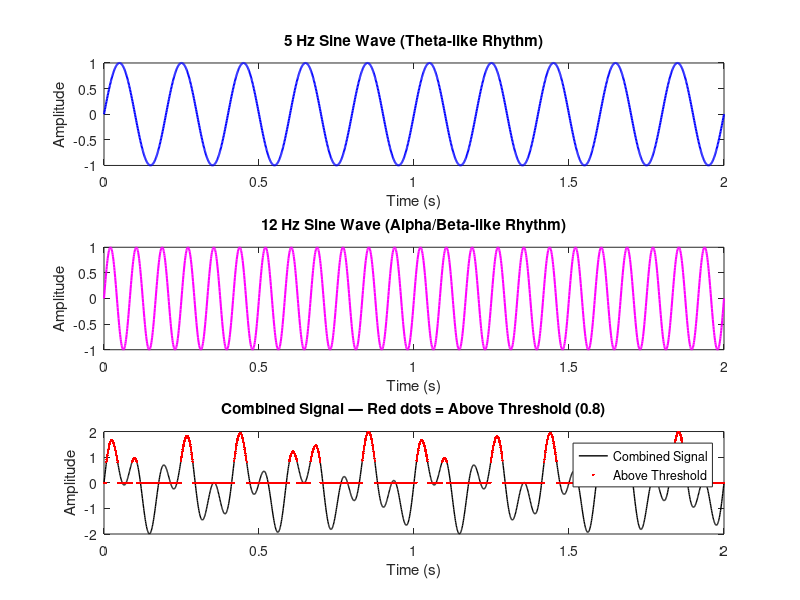

Reproduce this figure in MATLAB.
%% TAKE-HOME ASSIGNMENT — My First Neuroscience Signal
% Lecture 2: MATLAB Summer Prep | NSBV BC2001
% -----------------------------------------------
% This script simulates two brain rhythm sine waves (5 Hz and 12 Hz),
% combines them, detects values above a threshold, and produces a
% three-panel neuroscience-style figure.
% -----------------------------------------------

clc;
clearvars;

%% Step 1 — Create a 2-second time vector with 2000 samples
t = linspace(0, 2, 2000);   % 2 seconds, sampled at 1000 Hz

%% Step 2 — Create two sine waves and combine them
wave_5hz  = sin(2 * pi * 5  * t);   % 5 Hz — like a theta rhythm
wave_12hz = sin(2 * pi * 12 * t);   % 12 Hz — like an alpha/low-beta rhythm
combined  = wave_5hz + wave_12hz;    % sum of both waves

%% Step 3 — Threshold detection using a for loop
% Find values in the combined signal that exceed 0.8
threshold    = 0.8;
above_thresh = zeros(1, length(combined));   % pre-allocate

for i = 1:length(combined)
    if combined(i) > threshold
        above_thresh(i) = combined(i);   % keep value if above threshold
    end
end

%% Step 4 — Plot three subplots
figure;

% Panel 1: 5 Hz wave alone
subplot(3, 1, 1);
plot(t, wave_5hz, 'b-', 'LineWidth', 1.5);
xlabel('Time (s)');
ylabel('Amplitude');
title('5 Hz Sine Wave (Theta-like Rhythm)');

% Panel 2: 12 Hz wave alone
subplot(3, 1, 2);
plot(t, wave_12hz, 'm-', 'LineWidth', 1.5);
xlabel('Time (s)');
ylabel('Amplitude');
title('12 Hz Sine Wave (Alpha/Beta-like Rhythm)');

% Panel 3: Combined signal with threshold crossings in red
subplot(3, 1, 3);
plot(t, combined, 'k-', 'LineWidth', 1);
hold on;
plot(t, above_thresh, 'r.', 'MarkerSize', 6);
hold off;
xlabel('Time (s)');
ylabel('Amplitude');
title('Combined Signal — Red dots = Above Threshold (0.8)');
legend('Combined Signal', 'Above Threshold');
